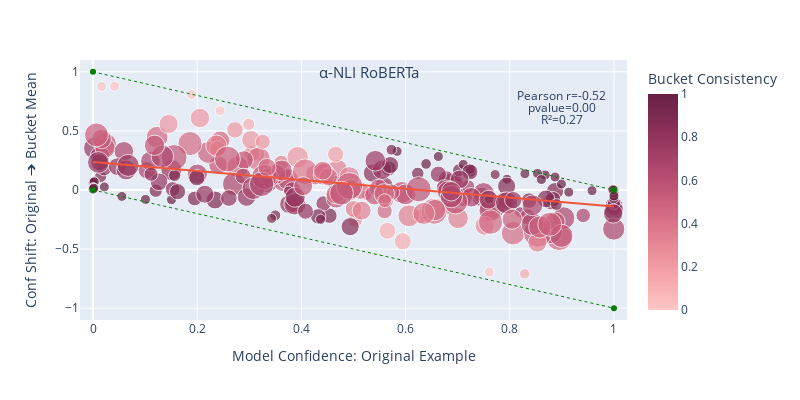

Source (notebook cell):
### Code cell
plot = plot_roberta('α-NLI RoBERTa', anli_human_bucket_predictions['specialized_roberta'])
plot.write_image('anli-human-roberta.pdf')
#plot_roberta('δ-SNLI RoBERTa', dnli_human_bucket_predictions['snli']['specialized_roberta'])

### Figure 1 — Plotly figure (JSON) as saved in the notebook; plotly's stock layout.template omitted (floating-point values rounded to 4 significant figures; data arrays with more than 128 entries replaced by an {"elided": "..."} marker saying what was removed)
{"data": [{"customdata": {"elided": "250x1 str values"}, "hovertemplate": "Model Confidence: Original Example=%{x}<br>Conf Shift: Original ➔ Bucket Mean=%{y}<br>bucket_confidence_var=%{marker.size}<br>example_id=%{customdata[0]}<br>Bucket Consistency=%{marker.color}<extra></extra>", "legendgroup": "", "marker": {"color": {"elided": "250 float values"}, "coloraxis": "coloraxis", "size": {"elided": "250 float values"}, "sizemin": 5, "sizemode": "area", "sizeref": 0.0005898, "symbol": "circle"}, "mode": "markers", "name": "", "orientation": "v", "showlegend": false, "type": "scatter", "x": {"elided": "250 float values"}, "xaxis": "x", "y": {"elided": "250 float values"}, "yaxis": "y"}, {"hovertemplate": "<b>OLS trendline</b><br>conf_shift = -0.375844 * original_confidence + 0.236354<br>R<sup>2</sup>=0.268636<br><br>Model Confidence: Original Example=%{x}<br>Conf Shift: Original ➔ Bucket Mean=%{y} <b>(trend)</b><extra></extra>", "legendgroup": "", "marker": {"sizemin": 5, "symbol": "circle"}, "mode": "lines", "name": "", "showlegend": false, "type": "scatter", "x": {"elided": "250 float values"}, "xaxis": "x", "y": {"elided": "250 float values"}, "yaxis": "y"}, {"line": {"color": "green", "dash": "dot", "width": 1}, "type": "scatter", "x": [0, 1], "y": [1, 0]}, {"line": {"color": "green", "dash": "dot", "width": 1}, "type": "scatter", "x": [0, 1], "y": [0, -1]}], "layout": {"annotations": [{"arrowhead": 0, "font": {"size": 15}, "showarrow": false, "text": "α-NLI RoBERTa", "x": 0.53, "y": 1}, {"arrowhead": 0, "showarrow": false, "text": "Pearson r=-0.52", "x": 0.9, "y": 0.8}, {"arrowhead": 0, "showarrow": false, "text": "pvalue=0.00", "x": 0.9, "y": 0.7}, {"arrowhead": 0, "showarrow": false, "text": "R²=0.27", "x": 0.9, "y": 0.6}], "coloraxis": {"colorbar": {"title": {"text": "Bucket Consistency"}}, "colorscale": [[0, "rgb(255, 198, 196)"], [0.1667, "rgb(244, 163, 168)"], [0.3333, "rgb(227, 129, 145)"], [0.5, "rgb(204, 96, 125)"], [0.6667, "rgb(173, 70, 108)"], [0.8333, "rgb(139, 48, 88)"], [1, "rgb(103, 32, 68)"]]}, "height": 400, "legend": {"itemsizing": "constant", "tracegroupgap": 0}, "margin": {"t": 60}, "showlegend": false, "width": 800, "xaxis": {"anchor": "y", "domain": [0, 1], "range": [-0.025, 1.025], "title": {"text": "Model Confidence: Original Example"}}, "yaxis": {"anchor": "x", "domain": [0, 1], "range": [-1.1, 1.1], "title": {"text": "Conf Shift: Original ➔ Bucket Mean"}}}}
